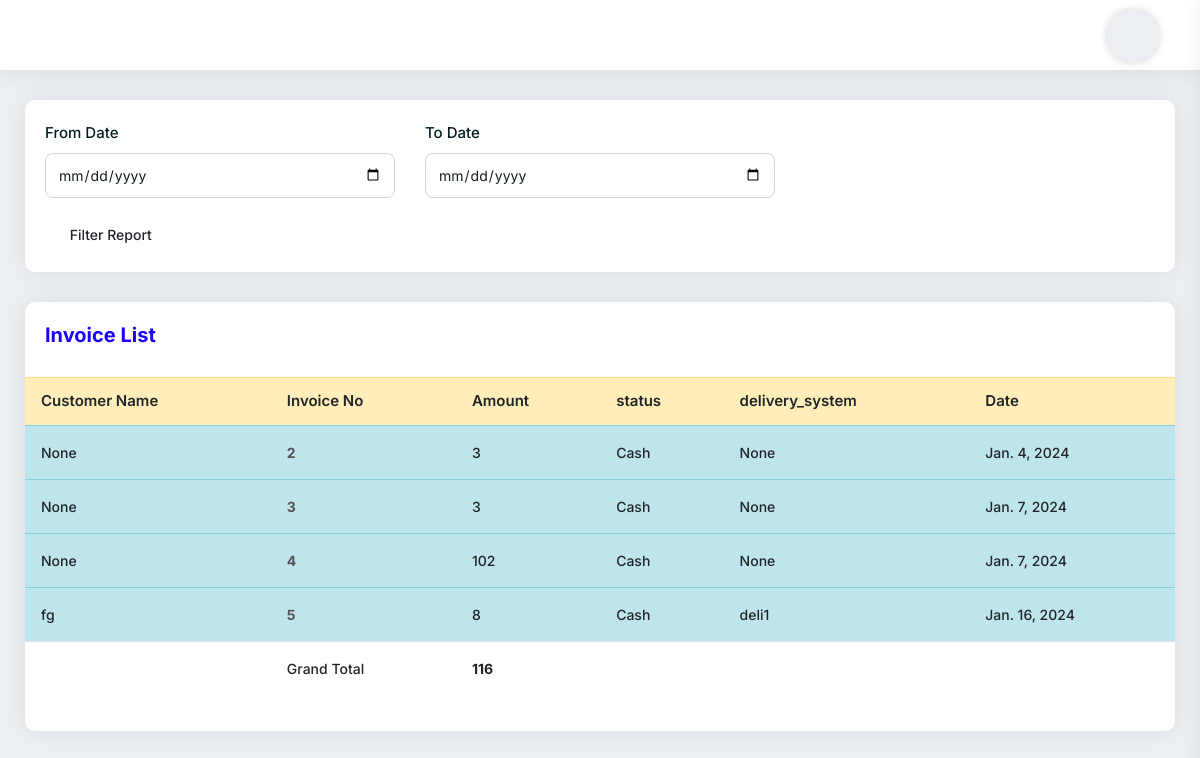
Before: /SaleInvoiceReportFilter/ with the older database file.
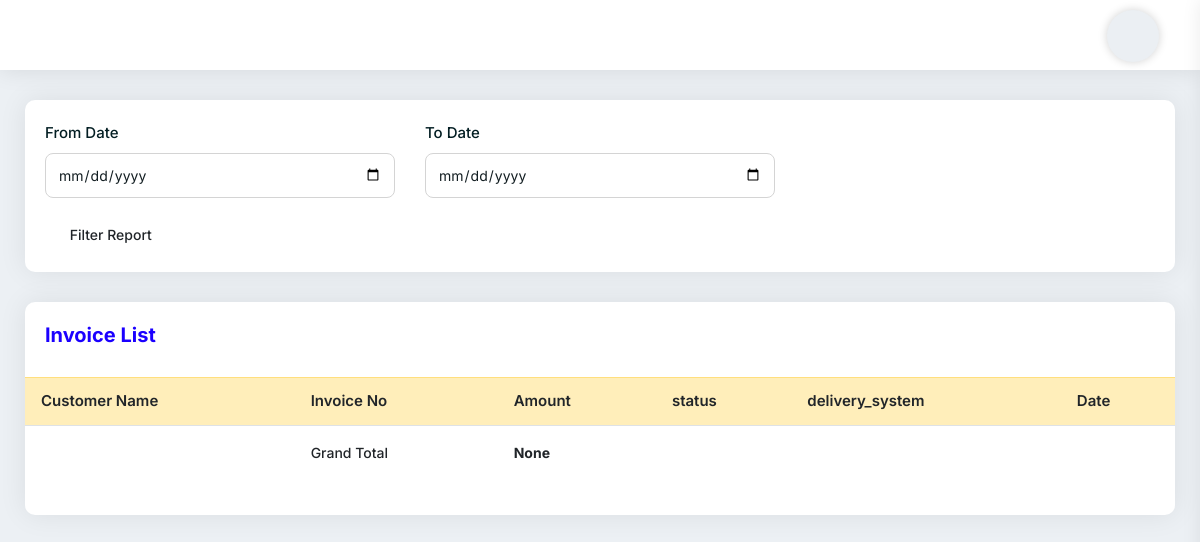
After: the same page with the newer database file.
### myapp/models.py (models this page shows, shortened)
class Order(models.Model):
    cart = models.OneToOneField(Cart, on_delete=models.CASCADE)
    ordered_by = models.CharField(max_length=255,null=True, blank=True)
    shipping_address = models.CharField(max_length=255, null=True, blank=True)
    mobile = models.CharField(max_length=255,null=True, blank=True)
    email = models.EmailField(null=True, blank=True)
    subtotal = models.PositiveIntegerField()
    discount = models.PositiveIntegerField(default=0)
    total = models.PositiveIntegerField()
    tax = models.PositiveIntegerField()
    delivery_fee = models.IntegerField(default=0)
    delivery_system = models.ForeignKey(DeliverySystem, on_delete=models.CASCADE, blank=True,null=True)
    all_total = models.PositiveIntegerField()
    all_total_delivery = models.IntegerField(default=0)
    ordered_staus = models.CharField(max_length=255, choices=STATUS, default='Cash')
    payment = models.CharField(max_length=225, choices=PAYMENT_TYPE, default='Cash')
    deli_payment = models.BooleanField(default=False)
    created_at = models.DateField(auto_now_add=True)

class DeliverySystem(models.Model):
    delivery_name = models.CharField(max_length=225)
    def __str__(self):
        return self.delivery_name

### myapp/views.py (the view, shortened to what this page needs)
# urls.py: path('SaleInvoiceReportFilter/', SaleInvoiceReportFilter.as_view(), name='SaleInvoiceReportFilter'),
class SaleInvoiceReportFilter(View):
    def get(self,request):
        queryset = Order.objects.all()
        deli = DeliverySystem.objects.all()
        sum = queryset.aggregate(Sum('all_total'))['all_total__sum']
        context={'queryset':queryset,'sum':sum,'deli':deli}
        return render(request, 'salereportfilter.html', context)

### templates/salereportfilter.html (shortened to what this page needs)
{% extends 'base.html' %}
{% block content %}
<div class="pd-20 card-box mb-30">
    <form action="{% url 'myapp:SaleInvoiceReportFilter' %}" method="post">{% csrf_token %}
        <div class="row">
            <div class="col-md-4 col-sm-12">
                <div class="form-group">
                    <label>From Date</label>
                    <input type="date" name="fromdate" class="form-control">
                </div>
            </div>
            <div class="col-md-4 col-sm-12">
                <div class="form-group">
                    <label>To Date</label>
                    <input type="date" name="todate" class="form-control">
                </div>
            </div>
        </div>
        <button
                type="submit"
                class="btn btn-sm"
                data-bgcolor="#00b489"
                data-color="#ffffff"
        >
            <i class="icon-copy dw dw-filter-1"></i>Filter Report
        </button>
    </form>
</div>
<div class="card-box mb-30">
    <div class="pd-20">
        <h4 class="text-blue h4">Invoice List</h4>
    </div>
    <div class="pb-20">
        <table
                class="table hover data-table-export nowrap"
        >
            <thead>
            <tr class="table-warning">
                <th class="table-plus datatable-nosort">Customer Name</th>
                <th>Invoice No</th>
                <th>Amount</th>
                <th>status</th>
                <th>delivery_system</th>
                <th>Date</th>
            </tr>
            </thead>
            <tbody>
            {% for p in queryset %}
            <tr class="table-info">
                <td class="table-plus">{{p.ordered_by}}</td>
                <td><a href="{% url 'myapp:InvoiceDetailView' p.id%}"><strong>{{p.id}}</strong></a></td>
                <td>{{p.all_total_delivery}}</td>
                <td>{{p.payment}}</td>
                <td>{{p.delivery_system}}</td>
                <td>{{p.created_at}}</td>
            </tr>
            {% endfor %}
            </tbody>
            <tfoot>
            <tr>
                <td></td>
                <td>Grand Total</td>
                <td><strong>{{sum}}</strong></td>
                <td></td>
                <td></td>
                <td></td>
            </tr>
            </tfoot>
        </table>
    </div>
</div>
{% endblock content %}

Changed rows visible on the page:
removed Order: ordered_by "None", id "2", all_total_delivery "3", payment "Cash", delivery_system "None", created_at "Jan. 4, 2024"
removed Order: ordered_by "None", id "3", all_total_delivery "3", payment "Cash", delivery_system "None", created_at "Jan. 7, 2024"
removed Order: ordered_by "None", id "4", all_total_delivery "102", payment "Cash", delivery_system "None", created_at "Jan. 7, 2024"
removed Order: ordered_by "fg", id "5", all_total_delivery "8", payment "Cash", delivery_system "deli1", created_at "Jan. 16, 2024"
Other visible differences:
{{ sum }}: "116" → "None"
